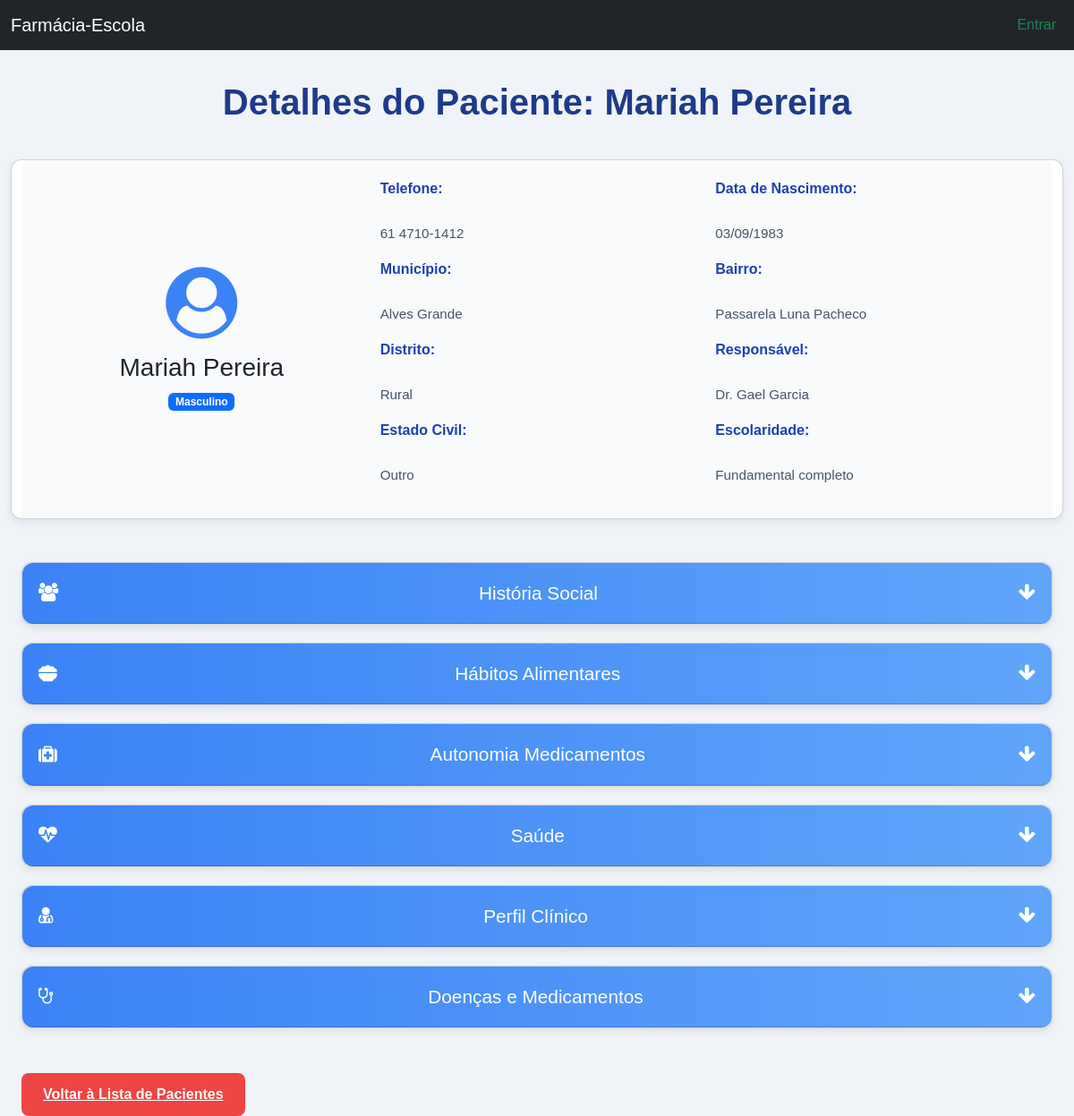
Page /listagem_pacientes/paciente/6/ on the committed database.
### paciente/models.py (models this page shows, shortened)
class Paciente(models.Model):
    nome = models.CharField(max_length=150)
    telefone = models.CharField(max_length=15)
    numero_formulario = models.CharField(max_length=10)
    responsavel = models.CharField(max_length=100)
    data_nascimento = models.DateField()
    doencas = models.ManyToManyField(
        Doenca,
        through='MedicamentoDoencaPaciente',
        related_name='pacientes',
        blank=True
    )
    medicamentos = models.ManyToManyField(Medicamento, related_name='pacientes', blank=True)
    genero = models.CharField(
        max_length=15, choices=[('M', 'Masculino'), ('F', 'Feminino'), ('O', 'Outro'), ('ND', 'Prefere não dizer')]
    )
    estado_civil = models.CharField(
        max_length=20, choices=[
            ('Casado(a)', 'Casado(a)'),
            ('Solteiro(a)', 'Solteiro(a)'),
            ('Separado(a)', 'Separado(a)'),
            ('Amigado(a)', 'Amigado(a)'),
            ('Nao consta', 'Não consta'),
            ('Outro', 'Outro'),
        ]
    )
    bairro = models.CharField(max_length=100)
    distrito = models.CharField(max_length=20, choices=[('Rural', 'Zona Rural'), ('Urbano', 'Zona Urbana')])
    municipio = models.CharField(max_length=100)
    escolaridade = models.CharField(
        max_length=30, choices=[
            ('Analfabeto', 'Analfabeto'),
            ('Fundamental incompleto', 'Fundamental incompleto'),
            ('Fundamental completo', 'Fundamental completo'),
            ('Médio incompleto', 'Médio incompleto'),
            ('Ensino médio completo', 'Ensino médio completo'),
            ('Superior incompleto', 'Superior incompleto'),
            ('Superior completo', 'Superior completo'),
            ('Pós-graduação', 'Pós-graduação'),
            ('Nao consta', 'Não consta'),
        ]
    )
    ocupacao = models.CharField(max_length=100)
    raca = models.CharField(
        max_length=20, choices=[
            ('Pardo', 'Pardo'),
            ('Preto', 'Preto'),
            ('Branco', 'Branco'),
            ('Amarelo', 'Amarelo'),
            ('Negro', 'Negro'),
            ('Outro', 'Outro'),
            ('Nao consta', 'Não consta'),
        ]
    )
    reside_com = models.CharField(max_length=100)
    observacoes = models.TextField(blank=True)

### listagem_pacientes/views.py (the view)
# urls.py: path('paciente/<int:pk>/', PacienteDetailView.as_view(), name='paciente_detail'),  # URL para detalhes
class PacienteDetailView(DetailView):
    model = Paciente
    template_name = 'detalhe_paciente.html'
    context_object_name = 'paciente'
    def get_object(self):
        return get_object_or_404(Paciente, id=self.kwargs['pk'])

### listagem_pacientes/templates/detalhe_paciente.html (shortened to what this page needs)
{% extends 'menu.html' %}
{% block content %}
<!DOCTYPE html>
<html lang="pt-br">
<head>
    <link rel="stylesheet" href="https://cdnjs.cloudflare.com/ajax/libs/font-awesome/6.5.0/css/all.min.css"
 />
    <link href="https://cdn.jsdelivr.net/npm/font-awesome/css/font-awesome.min.css" rel="stylesheet">
</head>
<div class="container">
    <h2 class="section-title">Detalhes do Paciente: <strong>{{ paciente.nome }}</strong></h2>
    {% if paciente %}
    <div class="patient-info">
        <div class="row">
            <div class="card mb-5">
                <div class="card-body">
                    <div class="row align-items-center">
                        <div class="col-md-4 text-center">
                            <i class="fa fa-user-circle" style="font-size: 5rem; color: #3b82f6;"></i>
                            <h3 class="mt-3">{{ paciente.nome }}</h3>
                            <span class="badge bg-primary">{{ paciente.get_genero_display }}</span>
                        </div>
                        <div class="col-md-8">
                            <div class="row">
                                <div class="col-md-6 mb-3">
                                    <span class="info-label">Telefone:</span><br>
                                    <span class="info-value">{{ paciente.telefone }}</span>
                                </div>
                                <div class="col-md-6 mb-3">
                                    <span class="info-label">Data de Nascimento:</span><br>
                                    <span class="info-value">{{ paciente.data_nascimento|date:"d/m/Y" }}</span>
                                </div>
                                <div class="col-md-6 mb-3">
                                    <span class="info-label">Município:</span><br>
                                    <span class="info-value">{{ paciente.municipio }}</span>
                                </div>
                                <div class="col-md-6 mb-3">
                                    <span class="info-label">Bairro:</span><br>
                                    <span class="info-value">{{ paciente.bairro }}</span>
                                </div>
                                <div class="col-md-6 mb-3">
                                    <span class="info-label">Distrito:</span><br>
                                    <span class="info-value">{{ paciente.distrito }}</span>
                                </div>
                                <div class="col-md-6 mb-3">
                                    <span class="info-label">Responsável:</span><br>
                                    <span class="info-value">{{ paciente.responsavel }}</span>
                                </div>
                                <div class="col-md-6 mb-3">
                                    <span class="info-label">Estado Civil:</span><br>
                                    <span class="info-value">{{ paciente.get_estado_civil_display }}</span>
                                </div>
                                <div class="col-md-6 mb-3">
                                    <span class="info-label">Escolaridade:</span><br>
                                    <span class="info-value">{{ paciente.get_escolaridade_display }}</span>
                                </div>
                            </div>
                        </div>
                    </div>
                </div>
            </div>
        </div>
        <div class="card expand-card collapsed">
            <div class="card-header" onclick="toggleCard(this.closest('.expand-card'))">
                <i class="fa fa-users"></i> História Social <i class="fa fa-arrow-down float-end"></i>
            </div>
        </div>
        <div class="card expand-card collapsed">
            <div class="card-header" onclick="toggleCard(this.closest('.expand-card'))">
                <i class="fa-solid fa-bowl-food"></i> Hábitos Alimentares <i class="fa fa-arrow-down float-end"></i>
            </div>
        </div>
        <div class="card expand-card collapsed">
            <div class="card-header" onclick="toggleCard(this.closest('.expand-card'))">
                <i class="fa fa-medkit"></i> Autonomia Medicamentos <i class="fa fa-arrow-down float-end"></i>
            </div>
        </div>
        <div class="card expand-card collapsed">
            <div class="card-header" onclick="toggleCard(this.closest('.expand-card'))">
                <i class="fa fa-heartbeat"></i> Saúde <i class="fa fa-arrow-down float-end"></i>
            </div>
        </div>
        <div class="card expand-card collapsed">
            <div class="card-header" onclick="toggleCard(this.closest('.expand-card'))">
                <i class="fa fa-user-md"></i> Perfil Clínico <i class="fa fa-arrow-down float-end"></i>
            </div>
        </div>
<div class="card expand-card collapsed">
    <div class="card-header" onclick="toggleCard(this.closest('.expand-card'))">
        <i class="fa fa-stethoscope"></i> Doenças e Medicamentos <i class="fa fa-arrow-down float-end"></i>
    </div>
</div>
    </div>
    <a href="{% url 'paciente_list' %}" class="back-button">Voltar à Lista de Pacientes</a>
    {% else %}
    <p>Paciente não encontrado.</p>
    {% endif %}
</div>
</body>
</html>
{%endblock%}

### listagem_pacientes/templates/detalhe_paciente.html (style rules this page uses)
body { background-color: #f0f4f8; font-family: 'Arial', sans-serif; color: #2c3e50; }
.container { max-width: 1200px; margin-top: 90px; }
.section-title { font-size: 2.5rem; font-weight: bold; color: #1e3a8a; margin-top: 40px; text-align: center; margin-bottom: 40px; }
.card { background-color: #ffffff; margin-bottom: 20px; border-radius: 12px; box-shadow: 0px 4px 10px rgba(0, 0, 0, 0.08); transition: all 0.3s ease-in-out; }
.card-header { background: linear-gradient(to right, #3b82f6, #60a5fa); color: white; font-size: 1.3rem; padding: 18px; border-top-left-radius: 12px; border-top-right-radius: 12px; cursor: pointer; display: flex; align-items: center; justify-content: space-between; }
.card-body { padding: 20px 25px; background-color: #f9fafb; }
.create-button, .back-button { padding: 12px 24px; font-weight: bold; border-radius: 8px; display: inline-block; text-align: center; transition: background-color 0.3s ease; }
.back-button { background-color: #ef4444; color: white; margin-top: 30px; }
.info-label { font-weight: bold; color: #1e40af; display: block; margin-bottom: 2px; }
.info-value { color: #475569; font-size: 0.95rem; }
.expand-card { transition: all 0.3s ease-in-out; }
.expand-card.collapsed .card-header { border-radius: 12px; }

### rows in the picture
Paciente: nome "Mariah Pereira", genero "Masculino", telefone "61 4710-1412", data_nascimento "03/09/1983", municipio "Alves Grande", bairro "Passarela Luna Pacheco", distrito "Rural", responsavel "Dr. Gael Garcia", estado_civil "Outro", escolaridade "Fundamental completo"
